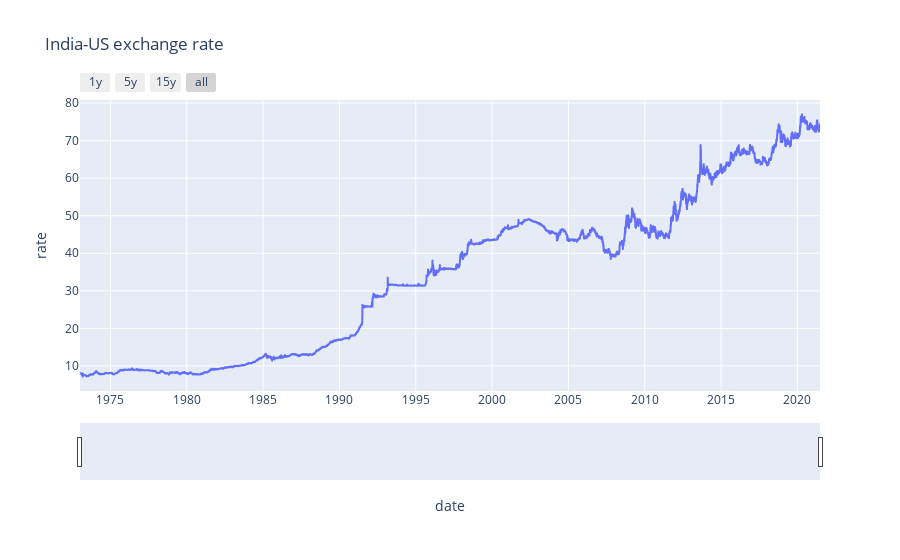

Here is the notebook cell this chart was saved with:
### Code cell
#interactive lineplot with plotly 

import plotly.express as px

fig = px.line(data, x = 'date', y='rate', title ='India-US exchange rate' )

fig.update_xaxes(
    rangeslider_visible=True,
    rangeselector=dict(
        buttons=list([
            dict(count=1, label="1y", step="year", stepmode="backward"),
            dict(count=5, label="5y", step="year", stepmode="backward"),
            dict(count=15, label="15y", step="year", stepmode="backward"),
            dict(step="all"),
        ])
    )
)
fig.show()

### Figure 1 — Plotly figure (JSON) as saved in the notebook; plotly's stock layout.template omitted (floating-point values rounded to 4 significant figures; data arrays with more than 128 entries replaced by an {"elided": "..."} marker saying what was removed)
{"data": [{"hovertemplate": "date=%{x}<br>rate=%{y}<extra></extra>", "legendgroup": "", "line": {"color": "#636efa", "dash": "solid"}, "mode": "lines", "name": "", "showlegend": false, "type": "scattergl", "x": {"elided": "12649 str values"}, "xaxis": "x", "y": {"elided": "12649 float values"}, "yaxis": "y"}], "layout": {"legend": {"tracegroupgap": 0}, "title": {"text": "India-US exchange rate"}, "xaxis": {"anchor": "y", "domain": [0, 1], "rangeselector": {"buttons": [{"count": 1, "label": "1y", "step": "year", "stepmode": "backward"}, {"count": 5, "label": "5y", "step": "year", "stepmode": "backward"}, {"count": 15, "label": "15y", "step": "year", "stepmode": "backward"}, {"step": "all"}]}, "rangeslider": {"visible": true}, "title": {"text": "date"}}, "yaxis": {"anchor": "x", "domain": [0, 1], "title": {"text": "rate"}}}}
